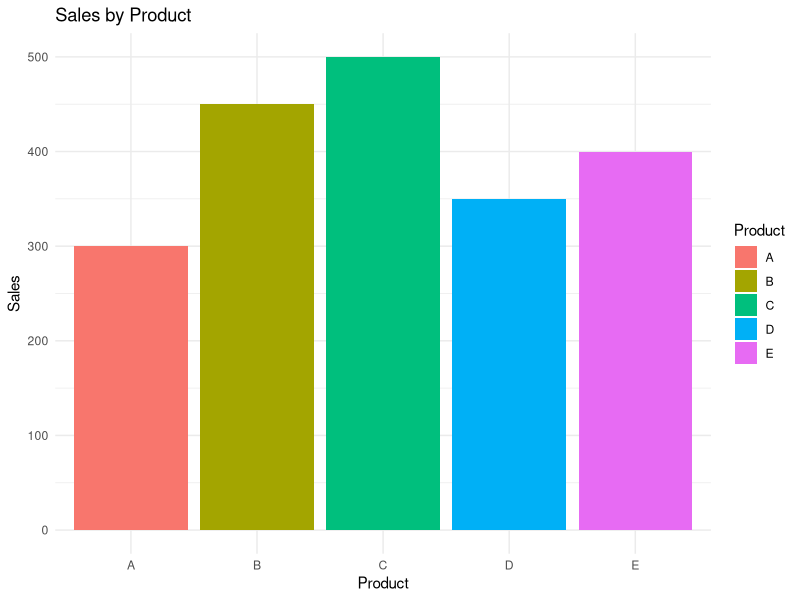

Here is the R script that generated this plot:
library(ggplot2)

data <- data.frame(
  Product = c("A", "B", "C", "D", "E"),
  Sales = c(300, 450, 500, 350, 400)
)

ggplot(data, aes(Product, Sales, fill = Product)) +
  geom_bar(stat = "identity") +
  labs(title = "Sales by Product",
       x = "Product", y = "Sales") +
  theme_minimal()
